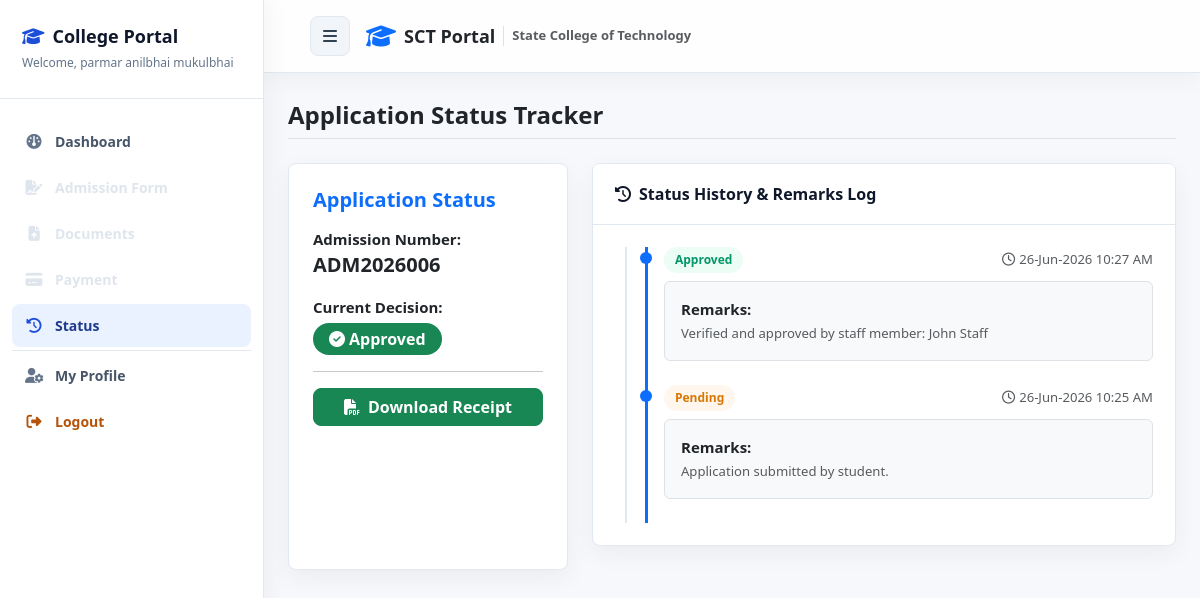
/student/status.php (signed in), run on the app's committed database.
### tables this page shows
CREATE TABLE `students` (
  `student_id` int NOT NULL AUTO_INCREMENT,
  `user_id` int NOT NULL,
  `admission_no` varchar(20) NOT NULL,
  `full_name` varchar(100) DEFAULT NULL,
  `father_name` varchar(100) DEFAULT NULL,
  `mother_name` varchar(100) DEFAULT NULL,
  `gender` enum('Male','Female','Other') NOT NULL,
  `dob` date NOT NULL,
  `category` varchar(50) NOT NULL,
  `mobile` varchar(15) NOT NULL,
  `email` varchar(100) NOT NULL,
  `address` text NOT NULL,
  `city` varchar(50) NOT NULL,
  `state` varchar(50) NOT NULL,
  `pincode` varchar(10) NOT NULL,
  `tenth_percentage` decimal(5,2) NOT NULL,
  `twelfth_percentage` decimal(5,2) NOT NULL,
  `school_name` varchar(150) NOT NULL,
  `passing_year` int NOT NULL,
  `course_id` int DEFAULT NULL,
  `status` enum('Pending','Approved','Rejected') NOT NULL DEFAULT 'Pending',
  `is_submitted` tinyint(1) NOT NULL DEFAULT '0',
  `created_at` timestamp NOT NULL DEFAULT CURRENT_TIMESTAMP,
  `payment_status` enum('Unpaid','Paid') NOT NULL DEFAULT 'Unpaid',
  `transaction_id` varchar(100) DEFAULT NULL,
  PRIMARY KEY (`student_id`),
  UNIQUE KEY `admission_no` (`admission_no`),
  UNIQUE KEY `mobile` (`mobile`),
  UNIQUE KEY `email` (`email`),
  KEY `user_id` (`user_id`),
  KEY `course_id` (`course_id`),
  CONSTRAINT `students_ibfk_1` FOREIGN KEY (`user_id`) REFERENCES `users` (`user_id`) ON DELETE CASCADE,
  CONSTRAINT `students_ibfk_2` FOREIGN KEY (`course_id`) REFERENCES `courses` (`course_id`) ON DELETE SET NULL
);

CREATE TABLE `status_history` (
  `history_id` int NOT NULL AUTO_INCREMENT,
  `student_id` int NOT NULL,
  `status` enum('Pending','Approved','Rejected') NOT NULL,
  `remarks` text,
  `updated_at` timestamp NOT NULL DEFAULT CURRENT_TIMESTAMP ON UPDATE CURRENT_TIMESTAMP,
  PRIMARY KEY (`history_id`),
  KEY `student_id` (`student_id`),
  CONSTRAINT `status_history_ibfk_1` FOREIGN KEY (`student_id`) REFERENCES `students` (`student_id`) ON DELETE CASCADE
);

### student/status.php (the view, shortened to what this page needs)
<?php
require_once '../includes/db_connect.php';
require_once '../includes/auth.php';
$user_id = $_SESSION['user_id'];
$student = null;
$history = [];
try {
    $stmt = $pdo->prepare("SELECT student_id, admission_no, status FROM students WHERE user_id = :user_id");
    $stmt->execute(['user_id' => $user_id]);
    $student = $stmt->fetch();
    if ($student) {
        $hist_stmt = $pdo->prepare("SELECT * FROM status_history WHERE student_id = :student_id ORDER BY history_id DESC");
        $hist_stmt->execute(['student_id' => $student['student_id']]);
        $history = $hist_stmt->fetchAll();
    }
} catch (PDOException $e) {
    die("Database Error: " . $e->getMessage());
}
include '../includes/header.php';
?>
<div class="wrapper">
    <?php include '../includes/sidebar.php'; ?>
    <div id="content">
        <div class="container-fluid">
            <?php if (!$student): ?>
                <div class="alert alert-warning" role="alert">
                    <i class="fa-solid fa-triangle-exclamation me-2"></i>You have not initiated an admission form yet. Please fill the admission details first.
                </div>
            <?php else: ?>
                <div class="row g-4">
                    <div class="col-12 col-lg-4">
                        <div class="card bg-white p-4 h-100">
                            <h5 class="fw-bold text-primary mb-3">Application Status</h5>
                            <div class="mb-3">
                                <strong>Admission Number:</strong>
                                <div class="fs-5 text-dark fw-bold"><?php echo e($student['admission_no']); ?></div>
                            </div>
                            <div>
                                <strong>Current Decision:</strong>
                                <div class="mt-1">
                                    <?php if ($student['status'] === 'Pending'): ?>
                                        <span class="badge bg-warning text-dark px-3 py-2 fs-6"><i class="fa-solid fa-spinner fa-spin me-1"></i>Pending</span>
                                    <?php elseif ($student['status'] === 'Approved'): ?>
                                        <span class="badge bg-success px-3 py-2 fs-6"><i class="fa-solid fa-circle-check me-1"></i>Approved</span>
                                    <?php elseif ($student['status'] === 'Rejected'): ?>
                                        <span class="badge bg-danger px-3 py-2 fs-6"><i class="fa-solid fa-circle-xmark me-1"></i>Rejected</span>
                                    <?php endif; ?>
                                </div>
                            </div>
                            <?php if ($student['status'] === 'Approved'): ?>
                                <hr>
                                <a href="receipt.php" target="_blank" class="btn btn-success w-100"><i class="fa-solid fa-file-pdf me-2"></i>Download Receipt</a>
                            <?php endif; ?>
                        </div>
                    </div>
                    <div class="col-12 col-lg-8">
                        <div class="card">
                            <div class="card-header">
                                <i class="fa-solid fa-clock-rotate-left me-2"></i>Status History & Remarks Log
                            </div>
                            <div class="card-body">
                                <?php if (empty($history)): ?>
                                    <p class="text-muted text-center py-4">No reviews recorded yet. Please submit your application.</p>
                                <?php else: ?>
                                    <div class="timeline">
                                        <?php foreach ($history as $log): ?>
                                            <div class="border-start border-3 border-primary ps-3 pb-4 position-relative">
                                                <div class="position-absolute bg-primary rounded-circle" style="width: 12px; height: 12px; left: -8px; top: 5px;"></div>
                                                <div class="d-flex justify-content-between align-items-center mb-1">
                                                    <div>
                                                        <?php if ($log['status'] === 'Pending'): ?>
                                                            <span class="badge badge-pending">Pending</span>
                                                        <?php elseif ($log['status'] === 'Approved'): ?>
                                                            <span class="badge badge-approved">Approved</span>
                                                        <?php elseif ($log['status'] === 'Rejected'): ?>
                                                            <span class="badge badge-rejected">Rejected</span>
                                                        <?php endif; ?>
                                                    </div>
                                                    <span class="text-muted small"><i class="fa-regular fa-clock me-1"></i><?php echo date('d-M-Y h:i A', strtotime($log['updated_at'])); ?></span>
                                                </div>
                                                <div class="bg-light p-3 rounded mt-2 border">
                                                    <strong>Remarks:</strong>
                                                    <p class="text-muted mb-0 small mt-1" style="white-space: pre-wrap;"><?php echo e($log['remarks']); ?></p>
                                                </div>
                                            </div>
                                        <?php endforeach; ?>
                                    </div>
                                <?php endif; ?>
                            </div>
                        </div>
                    </div>
                </div>
            <?php endif; ?>
        </div>
    </div>
</div>
<?php include '../includes/footer.php'; ?>

### assets/css/style.css (style rules this page uses)
:root { --primary: #1d4ed8; --primary-dark: #1e3a8a; --teal: #0f766e; --amber: #b45309; --danger: #dc2626; --success: #059669; --warning: #d97706; --slate-950: #0f172a; --slate-800: #1e293b; --slate-700: #334155; --slate-600: #475569; --slate-500: #64748b; --slate-300: #cbd5e1; --slate-200: #e2e8f0; --slate-100: #f1f5f9; --slate-50: #f8fafc; --white: #ffffff; --radius: 8px; --shadow: 0 14px 34px rgba(15, 23, 42, 0.08); --soft-shadow: 0 8px 24px rgba(15, 23, 42, 0.05); --transition: 180ms ease; }
* { letter-spacing: 0; }
body { margin: 0; font-family: system-ui, -apple-system, BlinkMacSystemFont, "Segoe UI", Roboto, Helvetica, Arial, sans-serif; background: #f6f8fb; color: var(--slate-800); font-size: 15px; overflow-x: hidden; }
a { color: var(--primary); }
.wrapper { display: flex; width: 100%; min-height: 100vh; position: relative; }
#content { flex: 1; min-width: 0; width: 0; min-height: 100vh; background: #f6f8fb; transition: margin var(--transition); }
.container-fluid { padding-left: 24px; padding-right: 24px; }
.card { background: var(--white); border: 1px solid var(--slate-200); border-radius: var(--radius); box-shadow: var(--soft-shadow); margin-bottom: 24px; overflow: hidden; }
.card-header { background: var(--white); border-bottom: 1px solid var(--slate-200); color: var(--slate-950); font-size: 16px; font-weight: 800; padding: 18px 22px; }
.card-body { padding: 22px; }
.btn { border-radius: var(--radius); font-weight: 700; }
.badge { border-radius: 999px; font-size: 12px; font-weight: 800; padding: 7px 11px; }
.badge-pending { background: #fff7ed; color: var(--warning); }
.badge-approved { background: #ecfdf5; color: var(--success); }
.timeline { border-left: 2px solid var(--slate-200); margin-left: 10px; padding-left: 18px; }
.card.h-100 { display: flex; flex-direction: column; }

### data on the page
students: admission_no "ADM2026006"
status_history: status "Approved", updated_at "26-Jun-2026 10:27 AM", remarks "Verified and approved by staff member: John Staff"
status_history: status "Pending", updated_at "26-Jun-2026 10:25 AM", remarks "Application submitted by student."

### other printed values
$user_name "parmar anilbhai mukulbhai"
$item['label'] "Dashboard"
$item['label'] "Admission Form"
$item['label'] "Documents"
$item['label'] "Payment"
$item['label'] "Status"
$title "Application Status Tracker"
